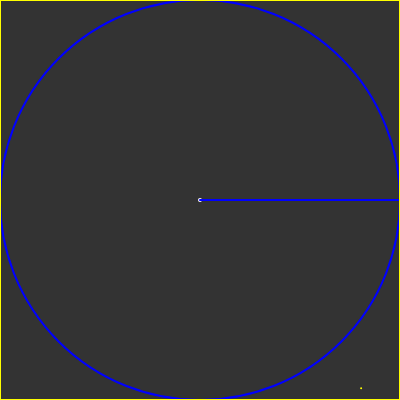
Frame 1 (no input)
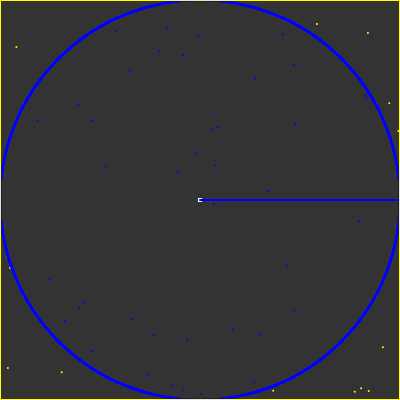
Frame 60 (no input)
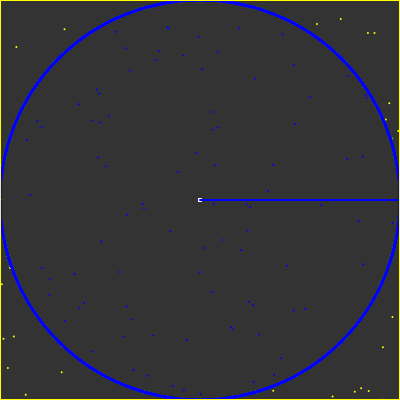
Frame 120 (the mouse pressed at the canvas centre since frame 60)

The p5.js sketch that drew these frames (run headless with seeded random() and noise() and a simulated clock; from frame 60 on, the mouse is pressed at the canvas centre):

// p5.js sketch
// ── sketch.js
let points = [];
let points_in_circle = [];
let points_outside_circle = [];

function setup() {
    createCanvas(400,400);
    stroke('white');
    strokeWeight(2);
    background(51);

}

function draw() {
  //Begin scenario
  //center point
  strokeWeight(4);
  stroke('white');
  point(width/2, height/2);
  strokeWeight(2);
  //Circle and radius
  stroke('blue');
  noFill();
  ellipse(width/2,height/2, width, height);
  line(width/2, width/2, width, width/2);
  //square
  stroke('yellow');
  noFill();
  square(0,0,width);
  //End scenario

  //ranom points
  randomPoint(0, width);
  estimeatePI();
}

function randomPoint(min, max){
    let x = Math.random() * width;
    let y = Math.random() * height;
    let p = [x,y];
    points.push(p);
    distanceFromOrigin(p);
    return point(x,y);
}

function distanceFromOrigin(point){
    let originx = width/2;
    let originy = height/2;
    let x = point[0];
    let y = point[1];

    let distance = Math.sqrt( pow((x - originx),2) + pow((y - originy),2));

    if(distance < (width/2)){
        stroke('blue');
        points_in_circle.push(point);
    }
}

function estimeatePI(){
    let pi = 4*points_in_circle.length / points.length;
    console.log(pi);
    return pi;
}
